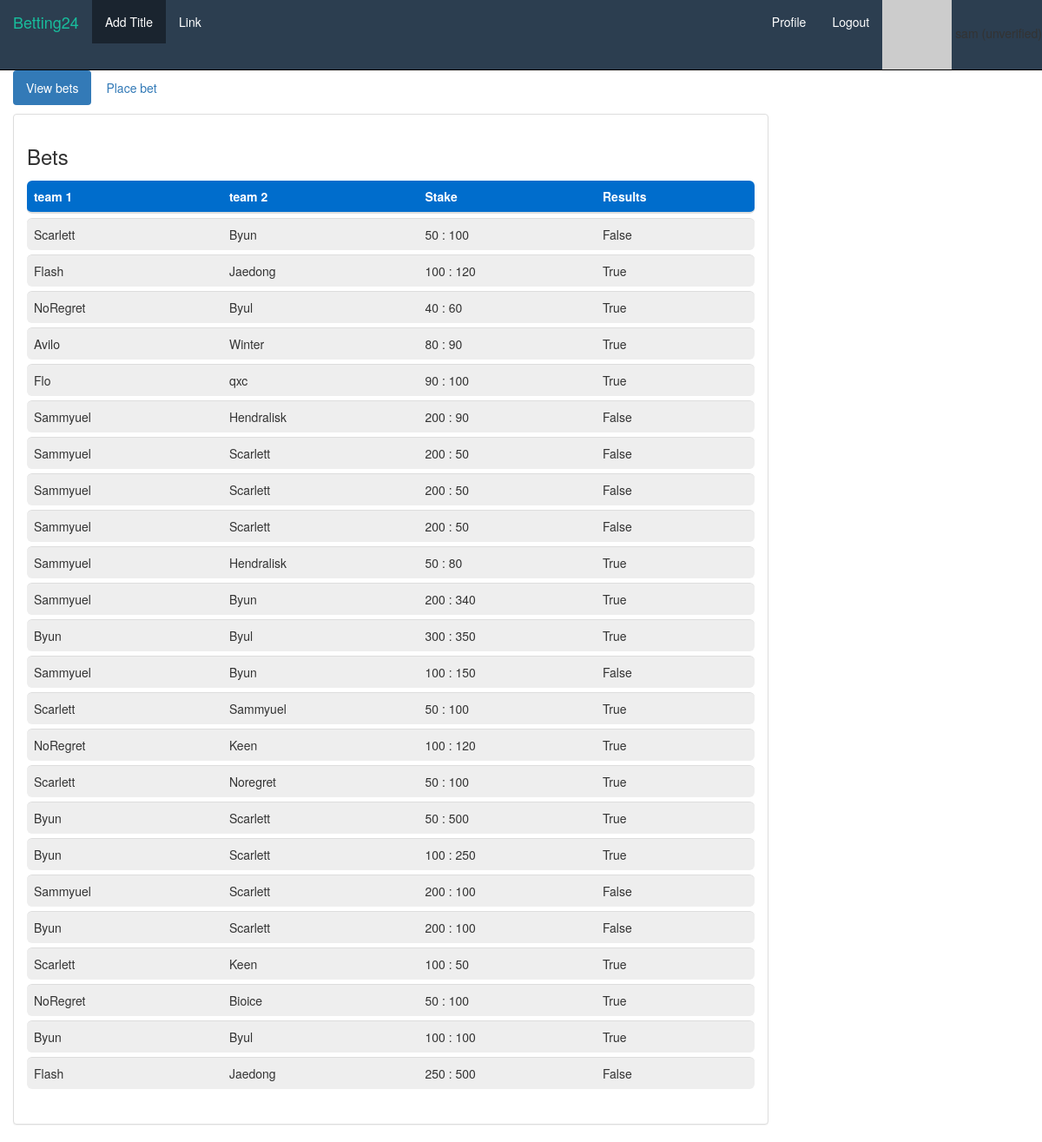
/events/Starcraft/post_details (signed in), run on the app's committed database.
### events/models.py (models this page shows, shortened)
class Posts(models.Model):
    titles = models.ForeignKey(Titles,on_delete = models.CASCADE)
    team_1 = models.CharField(max_length=100)
    team_2 = models.CharField(max_length=100)
    bet_ammount = models.BigIntegerField()
    receive_ammount = models.BigIntegerField()
    result = models.BooleanField(default = False)
    profit = models.BigIntegerField(default = 0)

### events/views.py (the view)
# urls.py: url(r'^(?P<titles_Title>[\w\-]+)/post_details', views.post_details, name='post_details'),
def post_details(request, titles_Title):
    titles = get_object_or_404(Titles, Title = titles_Title, user=request.user)
    posts = Posts.objects.filter(titles = titles)
    return render(request, 'events/post_details.html',{'posts':posts, 'titles':titles})

### accounts/models.py (called while the page is built)
    def profile_image_url(self):
        fb_uid = SocialAccount.objects.filter(user_id=self.user.id, provider='facebook')
        if len(fb_uid):
            return "http://graph.facebook.com/{}/picture?width=40&height=40".format(fb_uid[0].uid)
        return "http://www.gravatar.com/avatar/{}?s=40".format(hashlib.md5(self.user.email.encode('utf-8')).hexdigest())

    def account_verified(self):
        result = EmailAddress.objects.filter(email=self.user.email)
        if len(result):
            return result[0].verified
        return False

### events/templates/events/post_details.html (shortened to what this page needs)
{% extends "home/header.html" %}
{% block content %}
<body>
    <div class="container-fluid songs-container">
        <div class="row">
            <div class="col-sm-8 col-md-9">
                <ul class="nav nav-pills" style="margin-bottom: 10px;">
                    <li role="presentation" class="active"><a href="{% url 'events:post_details' titles.Title %}">View bets</a></li>
                    <li role="presentation"><a href="{% url 'events:create_post' titles.Title %}">Place bet</a></li>
                </ul>
                <div class="panel panel-default">
                    <div class="panel-body">
                        <h3>Bets</h3>
                        <table class="table table-striped">
                            <thead>
                            <tr>
                                <th> team 1 </th>
                                <th> team 2 </th>
                                <th> Stake  </th>
                                <th>Results</th>
                            </tr>
                            </thead>
                            <tbody>
                                {% for bets in posts %}
                                    <tr>
                                        <td> {{bets.team_1}}
                                        <td> {{bets.team_2}}
                                        <td> {{ bets.bet_ammount }} : {{bets.receive_ammount}}</td>
                                        <td > {{bets.result}}</td>
                                    </tr>
                                {% endfor %}
                            </tbody>
                        </table>
                    </div>
                </div>
            </div>
        </div>
    </div>
</body>
{% endblock %}

### home/templates/home/header.html (style rules this page uses)
html, body { height:100% }
body { background-color:white; }

### events/templates/events/post_details.html (style rules this page uses)
table { border-collapse: separate; border-spacing: 0 5px; }
thead th { background-color: #006DCC; color: white; }
tbody td { background-color: #EEEEEE; }
tr td:first-child, tr th:first-child { border-top-left-radius: 6px; border-bottom-left-radius: 6px; }
tr td:last-child, tr th:last-child { border-top-right-radius: 6px; border-bottom-right-radius: 6px; }

### data on the page
Posts: team_1 "Scarlett", team_2 "Byun", bet_ammount "50", receive_ammount "100", result "False"
Posts: team_1 "Flash", team_2 "Jaedong", bet_ammount "100", receive_ammount "120", result "True"
Posts: team_1 "NoRegret", team_2 "Byul", bet_ammount "40", receive_ammount "60", result "True"
Posts: team_1 "Avilo", team_2 "Winter", bet_ammount "80", receive_ammount "90", result "True"
Posts: team_1 "Flo", team_2 "qxc", bet_ammount "90", receive_ammount "100", result "True"
Posts: team_1 "Sammyuel", team_2 "Hendralisk", bet_ammount "200", receive_ammount "90", result "False"
Posts: team_1 "Sammyuel", team_2 "Scarlett", bet_ammount "200", receive_ammount "50", result "False"
Posts: team_1 "Sammyuel", team_2 "Scarlett", bet_ammount "200", receive_ammount "50", result "False"
Posts: team_1 "Sammyuel", team_2 "Scarlett", bet_ammount "200", receive_ammount "50", result "False"
Posts: team_1 "Sammyuel", team_2 "Hendralisk", bet_ammount "50", receive_ammount "80", result "True"
Posts: team_1 "Sammyuel", team_2 "Byun", bet_ammount "200", receive_ammount "340", result "True"
Posts: team_1 "Byun", team_2 "Byul", bet_ammount "300", receive_ammount "350", result "True"
Posts: team_1 "Sammyuel", team_2 "Byun", bet_ammount "100", receive_ammount "150", result "False"
Posts: team_1 "Scarlett", team_2 "Sammyuel", bet_ammount "50", receive_ammount "100", result "True"
Posts: team_1 "NoRegret", team_2 "Keen", bet_ammount "100", receive_ammount "120", result "True"
Posts: team_1 "Scarlett", team_2 "Noregret", bet_ammount "50", receive_ammount "100", result "True"
Posts: team_1 "Byun", team_2 "Scarlett", bet_ammount "50", receive_ammount "500", result "True"
Posts: team_1 "Byun", team_2 "Scarlett", bet_ammount "100", receive_ammount "250", result "True"
Posts: team_1 "Sammyuel", team_2 "Scarlett", bet_ammount "200", receive_ammount "100", result "False"
Posts: team_1 "Byun", team_2 "Scarlett", bet_ammount "200", receive_ammount "100", result "False"
Posts: team_1 "Scarlett", team_2 "Keen", bet_ammount "100", receive_ammount "50", result "True"
Posts: team_1 "NoRegret", team_2 "Bioice", bet_ammount "50", receive_ammount "100", result "True"
Posts: team_1 "Byun", team_2 "Byul", bet_ammount "100", receive_ammount "100", result "True"
Posts: team_1 "Flash", team_2 "Jaedong", bet_ammount "250", receive_ammount "500", result "False"
